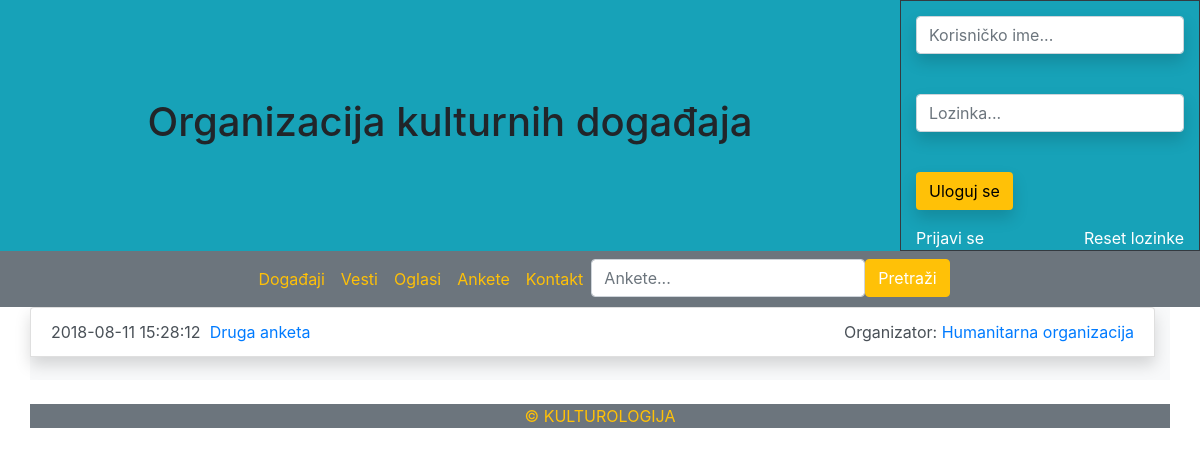
Screenshot of /ankete.php with the database file from the repository.
### tables this page shows
CREATE TABLE `anketa` (
  `id_anketa` int(11) NOT NULL AUTO_INCREMENT,
  `naslov` varchar(45) NOT NULL,
  `vreme_postavljanja` timestamp NOT NULL DEFAULT CURRENT_TIMESTAMP,
  `vreme_isticanja` timestamp NOT NULL DEFAULT '0000-00-00 00:00:00',
  `autor` varchar(45) NOT NULL,
  `organizacija_id_organizacija` int(11) NOT NULL,
  `admin_id_admin` int(11) NOT NULL DEFAULT '1',
  `brisanje` tinyint(1) DEFAULT '1',
  PRIMARY KEY (`id_anketa`),
  KEY `fk_anketa_organizacija1_idx` (`organizacija_id_organizacija`),
  KEY `fk_anketa_admin1_idx` (`admin_id_admin`),
  CONSTRAINT `fk_anketa_admin1` FOREIGN KEY (`admin_id_admin`) REFERENCES `admin` (`id_admin`) ON DELETE NO ACTION ON UPDATE NO ACTION,
  CONSTRAINT `fk_anketa_organizacija1` FOREIGN KEY (`organizacija_id_organizacija`) REFERENCES `organizacija` (`id_organizacija`) ON DELETE NO ACTION ON UPDATE NO ACTION
);

CREATE TABLE `organizacija` (
  `id_organizacija` int(11) NOT NULL AUTO_INCREMENT,
  `username` varchar(45) NOT NULL,
  `password` varchar(45) NOT NULL,
  `nivo` tinyint(1) NOT NULL DEFAULT '0',
  `naziv_organizacije` varchar(100) NOT NULL,
  `sediste` varchar(100) NOT NULL,
  `kontakt_osoba` varchar(45) NOT NULL,
  `email` varchar(45) NOT NULL,
  `tekst_organizacije` text NOT NULL,
  `oblast_delovanja` varchar(45) NOT NULL,
  `web_adresa` varchar(45) NOT NULL,
  `vreme_prijavljivanja` timestamp NULL DEFAULT CURRENT_TIMESTAMP,
  PRIMARY KEY (`id_organizacija`),
  UNIQUE KEY `username_UNIQUE` (`username`)
);

### ankete.php (the view, shortened to what this page needs)
<?php
    $poruka = "";
    include_once "moduli/loginModul.php";
    if(!isset($_GET['search'])){
        $ankete = mysqli_query($link, "SELECT * FROM anketa a, organizacija o WHERE a.vreme_isticanja > CURDATE() AND a.organizacija_id_organizacija=o.id_organizacija ORDER BY a.vreme_postavljanja ASC");
    }
?>
<!DOCTYPE html>
<html>
<head>
<?php
    include_once "moduli/bootstrapModul.php";
?>
</head>
<body>
<?php
    include_once "moduli/headerModul.php";
?>
<?php
    include_once "moduli/navModul.php";
?>
<div class="container list-group bg-light">
<?php
if($poruka){
    echo $poruka;
} else {
    while($anketa = mysqli_fetch_array($ankete))
        echo "<div class='list-group-item list-group-item-action shadow'><div class='d-flex'>" . $anketa['vreme_postavljanja']." &nbsp; <a href='anketaVise.php?id=" . $anketa['id_anketa'] . "'>" . $anketa['naslov']."</a> <div class='ml-auto'>Organizator: <a href='podaciOrganizacija.php?id=" . $anketa['id_organizacija'] . "'>" . $anketa['naziv_organizacije'] . "</a></div></div></div><br/>";
}
?>
</div>
<?php
    include_once "moduli/footerModul.php";
?>
</body>
</html>

### rows the page displays
anketa: vreme_postavljanja "2018-08-11 15:28:12", naslov "Druga anketa", organizacija_id_organizacija.naziv_organizacije "Humanitarna organizacija"
